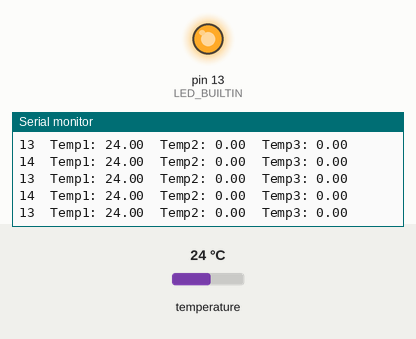
This sketch was run on a simulated Arduino Uno, built with avr-gcc and run on an emulated ATmega328P. Shown: output pins drawn as LEDs (lit = HIGH), the last lines printed to the serial monitor. The inputs (shaded band) are chosen by the test bench; at power-on: temperature 24 °C.

Above: at 1.2 s.
1.3 s: temperature set to 10.8 °C
At 1.3 s:
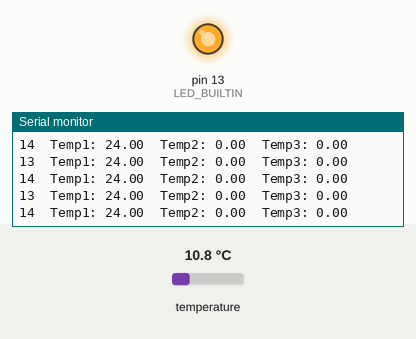
4.3 s: temperature set to 9.2 °C
At 4.38 s:
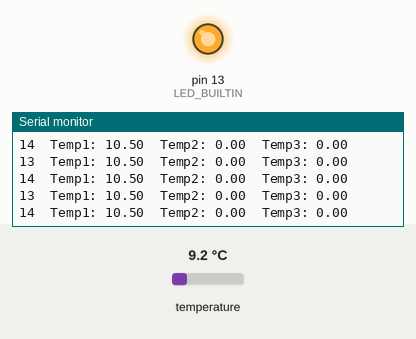
Timing chart, 0 to 7.3 s (numbered marks = the images above; inputs shaded):
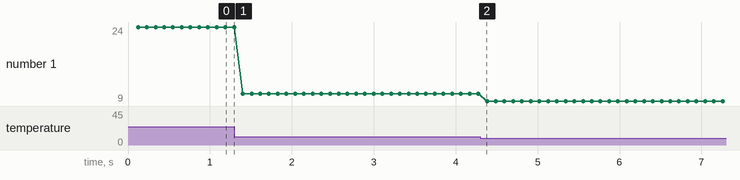

Measured:
- plotted number 1: 24 → 10.5 after the input at 1.3 s, 10.5 → 9 after the input at 4.3 s

The sketch:

DS18B20_multiple_I2C_accordingToArduinoCode.ino
```cpp
/* LIBRARIES */
#include <SoftwareSerial.h>
#include <avr/wdt.h>
#include <ProfiloLibrary.h>
#include <OneWire.h>
#include <DallasTemperature.h>
#include <Wire.h>


/* PIN ARDUINO */
#define MAIN_HEATER_PIN 12
#define AUX_HEATER_PIN 11
#define UPPER_FAN_PIN 10
#define LOWER_FAN_PIN 9
#define STEPPPER_MOTOR_STEP_PIN 8
#define STEPPPER_MOTOR_DIRECTION_PIN 7
#define STEPPPER_MOTOR_MS1_PIN 6
#define STEPPPER_MOTOR_MS2_PIN 5
#define STEPPPER_MOTOR_MS3_PIN 4
#define CYCLE_TOGGLE_PIN 3
#define CYCLE_TOGGLE_ANALOG0_PIN 14

#define LEFT_INDUCTOR_PIN 6
#define RIGHT_INDUCTOR_PIN 5
#define DHTPIN 4   //Pin a cui è connesso il sensore
#define ONE_WIRE_BUS 2

// A4 and A5 used for RTC module

#define SERIAL_SPEED 9600
#define WATCHDOG_ENABLE true
#define DEFAULT_DEBOUNCE_TIME 25 //ms
#define ENABLE_SERIAL_PRINT_TO_ESP8266 true
#define ENABLE_SERIAL_PRINT_DEBUG false

/* TEMPERATURES SECTION */
// ricorda di mettere una alimentazione forte e indipendente per i sensori. Ha migliorato molto la stabilità della lettura.
OneWire oneWire(ONE_WIRE_BUS);

DallasTemperature sensors(&oneWire);

#define MAX_REACHABLE_TEMPERATURE_SATURATION 40.0
#define TEMPERATURE_PRECISION 9 // DS18B20 digital termometer provides 9-bit to 12-bit Celsius temperature measurements
#define MAX_SENSORS 10
DeviceAddress Thermometer[MAX_SENSORS];
byte numberOfDevices;
byte Limit;
unsigned long conversionTime_DS18B20_sensors; // in millis
unsigned long lastTempRequest;

#if !defined(DEVICE_DISCONNECTED)
#define DEVICE_DISCONNECTED -127
#endif

temperatureController temperatureController;

bool automaticControl_var = false;

float higherHysteresisLimit, lowerHysteresisLimit;

bool mainHeater_var = false;
bool auxHeater_var = false;
bool upperFan_var = false;
bool lowerFan_var = false;


float temperatures[3]; // declaring it here, once I know the dimension
int temperatureControlModality = 1; // default TEMPERATURE CONTROL MODALITY 1: actualTemperature = maxValue

DeviceAddress tempDeviceAddress; // We'll use this variable to store a found device address

// Define a char array to store the hexadecimal representation of the address
char addressCharArray[17]; // 16 characters for the address + 1 for null terminator

char comparisonAddress[] = "28FF888230180179"; // indirizzo del sensore di temperatura che uso per fare HUMIDITY

byte controlTemperatureIndex; // i sensori di temperatura sono 4, ma quelli effettivi per il controllo della T sono 3. Uno è per l'umidità. Serve un indice separato.
/* END TEMPERATURES SECTION */

float humiditySensor_temperature; // variabile buffer in cui, durante la lettura dei sensori DS18B20, metto quella del bulbo umido

float temp_sensor1, temp_sensor2, temp_sensor3;

//RECEIVING FROM ESP8266
#define MAX_NUMBER_OF_COMMANDS_FROM_BOARD 20
bool receivingDataFromBoard = false;
String receivedCommands[MAX_NUMBER_OF_COMMANDS_FROM_BOARD];
byte numberOfCommandsFromBoard;

// SENDING TO ESP8266
#define MAX_NUMBER_OF_COMMANDS_TO_BOARD 20
String listofDataToSend[MAX_NUMBER_OF_COMMANDS_TO_BOARD];
byte listofDataToSend_numberOfData = 0;

char bufferCharArray[25]; // buffer lo metto qui
// handling float numbers
char bufferChar[35];
char fbuffChar[10];

#define TIME_PERIOD_SERIAL_COMMUNICATION_ARDUINO_TO_ESP8266 100 //ms
timer timerSerialToESP8266;


/* GENERAL */
bool cycle_toggle_pin_var = false;
bool gotTemperatures = false;

/* variabile che viene messa a true quando viene richiesto al motore di andare.
  La usi ogni qualvolta devi interrompere qualcosa per dare spazio al motore.
*/
bool inhibit_stepperMotorRunning = false;

bool ledCheck = false; // variabile che fa il check del led PIN 13. rimane falsa, quindi tiene accesa il led. Appena faccio un accesso da HTML, allora resetto il led.

unsigned long startMeasure, finishMeasure;
void setup() {
  pinMode(LED_BUILTIN, OUTPUT);

  Serial.begin(SERIAL_SPEED);
  Serial.println("inizio");

  sensors.begin();
  numberOfDevices = sensors.getDeviceCount();
  sensors.setWaitForConversion(false);
  sensors.requestTemperatures();
  lastTempRequest = millis();
  conversionTime_DS18B20_sensors = 750 / (1 << (12 - TEMPERATURE_PRECISION));  // res in {9,10,11,12}


  if (numberOfDevices > MAX_SENSORS){
    Limit = MAX_SENSORS;
  }
  else{
    Limit = numberOfDevices;
  }
  Serial.println(numberOfDevices);
  for(byte index = 0; index < Limit; index++){
    if(sensors.getAddress(Thermometer[index], index)){
      sensors.setResolution(Thermometer[index], TEMPERATURE_PRECISION);
      //delay(750/ (1 << (12-TEMPERATURE_PRECISION)));
    }
  }

  digitalWrite(LED_BUILTIN, HIGH); // all'avvio accendo il LED_BUILTIN. Durante il funzionamento lo resetto. Se ritorno e lo vedo acceso, significa che ha agito il watchdog.
  Serial.println("ciao");
}

void loop() {
  /* TEMPERATURES SECTION */

  digitalWrite(CYCLE_TOGGLE_ANALOG0_PIN, HIGH);
  if(millis() - lastTempRequest >= (conversionTime_DS18B20_sensors)){
    startMeasure = millis();
    controlTemperatureIndex = 0;
    for(byte index = 0; index < Limit; index++){
      // Call the function to convert the device address to a char array
      addressToCharArray(Thermometer[index], addressCharArray);
      if(strcmp(addressCharArray, comparisonAddress) == 0){
        // calcolo dell'umidità
        humiditySensor_temperature = sensors.getTempC(Thermometer[index]);
      }
      else{
        // gli altri li possiamo streammare verso html
        temperatures[controlTemperatureIndex] = sensors.getTempC(Thermometer[index]); // memorizza tutte le temperature che ci pensa l'oggetto temperatureController a gestirle
        controlTemperatureIndex += 1;
      }

    }
    gotTemperatures = true;

    sensors.requestTemperatures();
    lastTempRequest = millis();
    finishMeasure = millis();
  }
  digitalWrite(CYCLE_TOGGLE_ANALOG0_PIN, LOW);


  if(gotTemperatures){
    Serial.print(finishMeasure - startMeasure);
    Serial.print("  Temp1: ");
    Serial.print(temperatures[0]);
    Serial.print("  Temp2: ");
    Serial.print(temperatures[1]);
    Serial.print("  Temp3: ");
    Serial.print(temperatures[2]);
    Serial.println();
    gotTemperatures = false;
  }


  /* END TEMPERATURES SECTION */

  digitalWrite(CYCLE_TOGGLE_PIN, cycle_toggle_pin_var);
  cycle_toggle_pin_var = !cycle_toggle_pin_var;

}

int readFromBoard(){ // returns the number of commands received
  receivingDataFromBoard = true;
  byte rcIndex = 0;
  char bufferChar[30];
  bool saving = false;
  bool enableReading = false;
  byte receivedCommandsIndex = 0;

  while(receivingDataFromBoard){
    // qui è bloccante...assumo che prima o poi arduino pubblichi
    if(Serial.available() > 0){ // no while, perché potrei avere un attimo il buffer vuoto...senza aver ancora ricevuto il terminatore
      char rc = Serial.read();

      if(rc == '#'){ // // SYMBOL TO START TRANSMISSION (tutto quello che c'era prima era roba spuria che ho pulito)
        enableReading = true;
      }

      if(enableReading){
        if(rc == '<'){ // SYMBOL TO START MESSAGE
          saving = true;
        }
        else if(rc == '>'){ // SYMBOL TO END MESSAGE
          bufferChar[rcIndex] = '\0';
          receivedCommands[receivedCommandsIndex] = bufferChar;
          receivedCommandsIndex ++;
          rcIndex = 0;
          saving = false;// starting char
        }
        else if(rc == '@'){ // SYMBOL TO END BOARDS TRANSMISSION
          receivingDataFromBoard = false; // buffer vuoto, vado avanti
          //enableReading = false
        }
        else{
          if(saving){
            bufferChar[rcIndex] = rc;
            rcIndex ++;
          }
        }
      }
    }
  }
  return receivedCommandsIndex;
}

float getFloatFromString(String string, char divider){
  int index;
  for(byte i =0; i < string.length(); i++) {
    char c = string[i];

    if(c == divider){
      index = i + 2;
      break;
    }
  }

  return string.substring(index, string.length()).toFloat();
}

int getIntFromString(String string, char divider){
  int index;
  for(byte i =0; i < string.length(); i++) {
    char c = string[i];

    if(c == divider){
      index = i + 2;
      break;
    }
  }

  return string.substring(index, string.length()).toInt();
}

void serialFlush(){
  while(Serial.available() > 0){
    char t = Serial.read();
  }
}

// Function to convert a byte to its hexadecimal representation
void byteToHex(uint8_t byteValue, char *hexValue) {
  uint8_t highNibble = byteValue >> 4;
  uint8_t lowNibble = byteValue & 0x0F;
  hexValue[0] = highNibble < 10 ? '0' + highNibble : 'A' + (highNibble - 10);
  hexValue[1] = lowNibble < 10 ? '0' + lowNibble : 'A' + (lowNibble - 10);
}

// Function to print a device address
void addressToCharArray(DeviceAddress deviceAddress, char *charArray) {
  for (uint8_t i = 0; i < 8; i++) {
    byteToHex(deviceAddress[i], &charArray[i * 2]);
  }
  // Add null terminator at the end of the char array
  charArray[16] = '\0';
}
```

ProfiloLibrary.h
```cpp
#ifndef ProfiloLibrary_h
#define ProfiloLibrary_h
#include "Arduino.h"

#define DEFAULT_HYSTERESIS_RANGE 2.5
#define DEFAULT_REFERENCE_TEMPERATURE 37.5

/* TEMPERATURE CONTROLLER CLASS */
class temperatureController{
  public:
    temperatureController();

    void periodicRun(float *temperatures, byte dimension);
    void setTemperatureHysteresis(float lowerTemperature, float higherTemperature);
    void setControlModality(int controlModality);

    bool getOutputState(void);
	float getActualTemperature(void);
	float getMaxTemperature(void);
	float getMeanTemperature(void);


    // debug

    int debug_getHysteresisState(void);

  private:
    // hysteresis parameters
    float _referenceTemperature;
    float _higherTemperature;
    float _lowerTemperature;

	float _maxValueTemperature;
	float _meanValueTemperature;

    float _actualTemperature;

    bool _outputState;

    int _controlModality;
    /*
      0: free
      1: controllo basato sulla temperatura più alta
      2: controllo basato sulla media
    */

    int _hysteresisState;


};

/* TIMER CLASS */
class timer{
  public:
    timer();

    void periodicRun(void);
    void reArm(void);
    void enable(void);
    void disable(void);
	void reset(void);

    void setTimeToWait(int timeToWait);

    bool getOutputTriggerEdgeType(void);
    bool getOutputTriggerStableType(void);


  private:
    unsigned long _currentTime, _lastTriggerTime;

    int _timeToWait;

    bool _enable;
    bool _outputTrigger_edgeType;
    bool _outputTrigger_stableType;

    bool _resetTimer; // per ripartire a contare
    bool _reArm; // funziona a trigger

	bool _first_periodicRun;
	/* tiene traccia della prima chiamata a periodicRun. se passa molto tempo dall'inizializzazione al primo periodicRun rischio di triggerare un edge che non è
	propriamente voluto. Gli edge si triggerano appena siamo in periodic run. */
};

/* STEPPER MOTOR CLASS */
class stepperMotor{
  public:
    stepperMotor(byte stepPin, byte dirPin, byte MS1, byte MS2, byte MS3, float degreePerStep);

    void periodicRun(void);

    void stopMotor(void);
    void moveForward(float rpm_speed);
    void moveBackward(float rpm_speed);
    void switchPolarity(void);


    //void setMicroSteppingConfiguration(bool MS1, bool MS2, bool MS3);
    float get_actualRPMSpeed(void);
	bool get_stepCommand(void); // funzione che mi dice se è attiva la richiesta di step per il motore o no.

  private:
    byte _stepPin;
    bool _stepCommand; // true = motore deve girare  false = motore fermo

    byte _dirPin;
    bool _dirCommand;
    bool _switchPolarity;

    byte _MS1, _MS2, _MS3; // microstepping configuration

    float _rpm_speed;
    float _degreePerStep;
    float _actual_rpm_speed;

	float _conversionVariable_fromRPM_to_msDelay_formula;
	float _conversionVariable_from_msDelay_to_RPM_formula;

    // stepping computation
	unsigned long _stepOnBeginTime;

	int _stepOnDuration; //1ms by default, minimo

    int _stepDelay;

	byte _steppingState;
    byte _workingState;
};

/* FILTERED INPUT - anti debounce */
class antiDebounceInput{
  public:
    antiDebounceInput(byte pin, int debounceTime);

    void periodicRun(void);
    void changePolarity(void);

    void setDebounceDelay(int debounceDelay);
    bool getInputState(void); // ritorna dicendo se il pulsante è premuto o no
	bool getCurrentInputState(void); // ritorna lo stato attuale del segnale

  private:
    byte _inputPin;
    bool _changePolarity;

    bool _currentInputState;
    bool _previousInputState;

    unsigned long _lastDebounceTime;
    unsigned long _debounceDelay;

    bool _inputState_output; // variabile di output di questo oggetto che mi dice lo stato dell'input
};

/* TRIGGER (per segnali PLC) */
/*
  Oggetto che guarda solo i segnali PLC e si accorge di un falling/rising edge. Va fatto girare periodicamente nell'esecuzione PLC per monitorare
  il segnale. Ha memoria interna dello stato passato.
  Restituisce sei segnali di tipo EDGE: su un ciclo nel momento in cui accade il falling/rising edge.
  Le uscite edgeType sono azzerate ad ogni chiamata di periodicRun dell'oggetto.
*/
class trigger{
  public:
    trigger(void);

    void periodicRun(bool signal);

    bool catchRisingEdge(void); // uscita esgeType
    bool catchFallingEdge(void); // uscita esgeType

  private:
    bool _signalState;
    bool _previousSignalState;

    bool _risingEdge;
    bool _fallingEdge;
};

/* TON */
/*
  Per segnali PLC
  Ha in ingresso un segnale. Appena il segnale va a true, inizio a contare il TON. Se va false, il TON si azzera.
  Il TON continua a contare. Appena passo il tempo richeisto di filtraggio msDelay, allora attivo l'uscita _TONOutput, che sta
  su fintantoche l'input sta su. Appena l'input va a false, allora TON si resetta e anche l'uscita si resetta.
  Provvedo anche un'uscita edgeType, che con un edge mi dice appena il TON ha contato.
*/
class TON{
  public:
    TON(int msDelay);

    void periodicRun(bool signal);

    bool getTON_OutputEdgeType(void);
    bool getTON_OutputStableType(void);

    unsigned long getTON_ElapsedTime(void);

  private:
    trigger _localTrigger; // mi dice quando ho il rising edge del segnale

    bool _signalState;

    unsigned long _startCountTimer; // istante di tempo in cui inizio a contare
    unsigned long _elapsedTime;
    int _msDelay; // tempo di filtraggio

    bool _countingActive;

    bool _TON_Output_EdgeType;
    bool _TON_Output_StableType;

};
#endif
```

Source omitted: ProfiloLibrary.h (5560 bytes)
